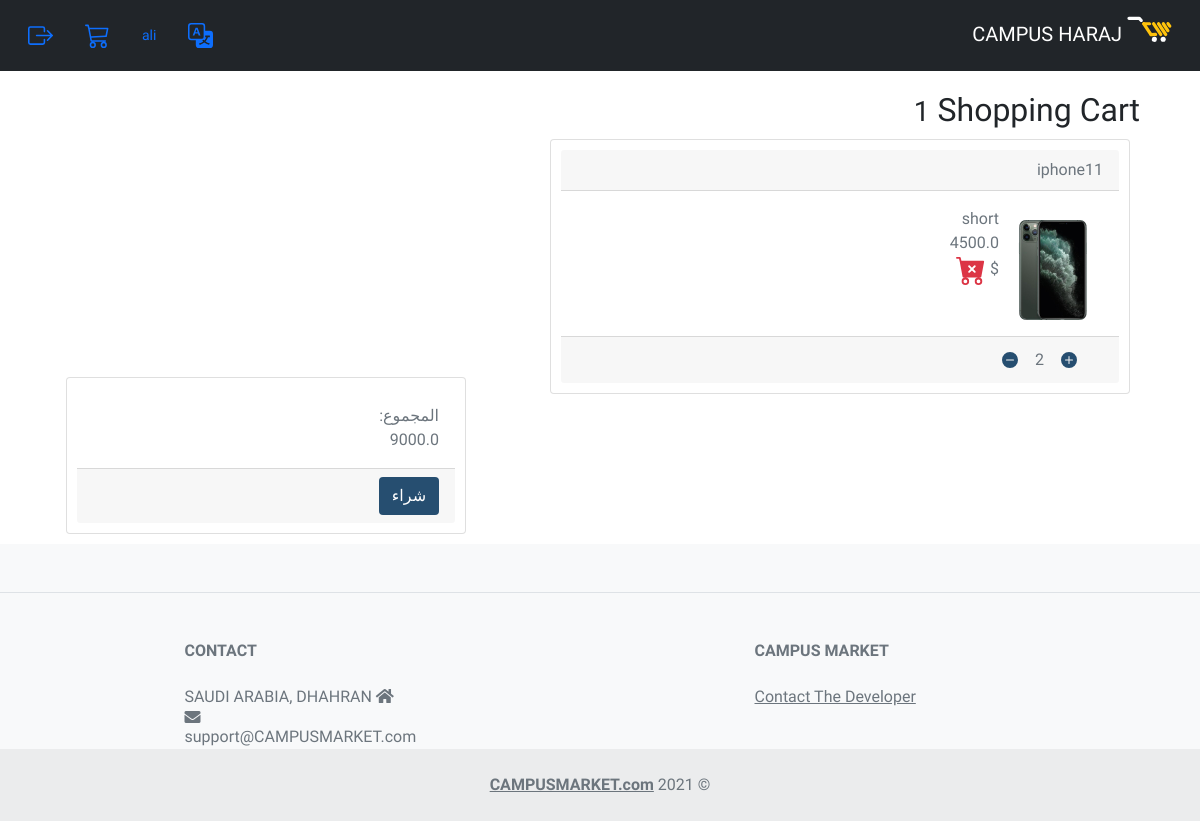
Before: /cart/ (signed in) with the older database file.
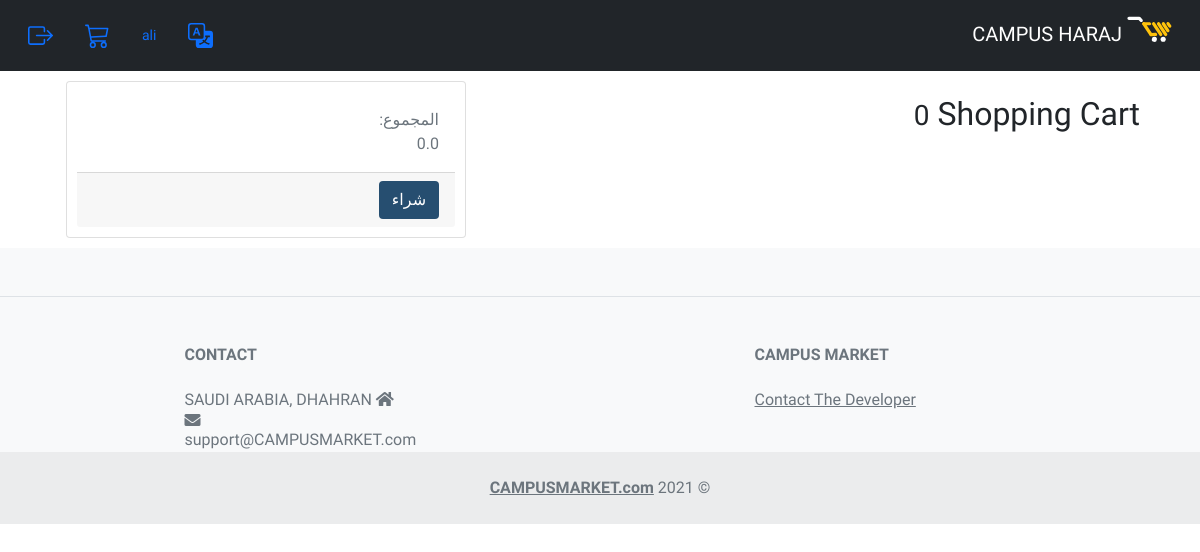
After: the same page with the newer database file.
### polls/models.py (models this page shows)
class Cart(models.Model):
    buyer=models.TextField(max_length=200, null=True)
    seller=models.TextField(max_length=200, null=True)
    state=models.IntegerField(default=1)
    product=models.TextField(max_length=700, null=True)
    product_qentity=models.IntegerField(default=1)

class Product(models.Model):
    product_seller=models.ForeignKey(User,on_delete=models.CASCADE)
    product_name=models.TextField(max_length=200)
    product_price=models.FloatField(max_length=10)
    product_qentity=models.IntegerField(default=1)
    product_shortD=models.TextField(max_length=300)
    product_longD=models.TextField()
    product_img=models.ImageField(upload_to = 'polls/static/pic_folder/', default = 'polls/static/pic_folder/star.png')
    subsort = models.ForeignKey(SubSort, on_delete=models.CASCADE,null=True)
    sort = models.ForeignKey(Sort, on_delete=models.CASCADE,null=True)

### polls/views.py (the view, shortened to what this page needs)
# urls.py: path('cart/', views.cart, name="cart"),
def cart(request):
    if (request.session.get('theuser')):
        user = User.objects.get(username=request.session['theuser'])
        carts = Cart.objects.filter(buyer=user.username,state=1)
        return render(request, 'polls/cart.html', {'carts': carts, 'user': user,'theuser':user,'lang':lang})

### polls/templatetags/index.py (called while the page is built)
@register.filter
def getCartPro(cart,val):
    product = Product.objects.get(pk=cart.product)
    if(val=="name"):
        return product.product_name
    elif(val=="price"):
        global totalPrice
        totalPrice+=float(product.product_price) * cart.product_qentity
        return product.product_price
    elif (val == "qu"):
        return cart.product_qentity
    elif (val == "short"):
        return product.product_shortD
    elif (val == "long"):
        return product.product_longD
    elif (val == "id"):
        return int(product.pk)
    elif (val == "img"):
        imgi = product.product_img.name
        if (imgi):
            return imgi[5:]
        else:
            return "/static/pic_folder/star.png"
    return product

@register.filter
def printTotal(nu):
    return totalPrice

@register.filter
def emptyTotal(nu):
    global totalPrice
    totalPrice = 0.0
    return ''

@register.filter
def cartCount(carts):
    count = carts.count
    try:
        return int(count)
    except:
        return len(carts)
    return str(count)

@register.filter
def dir(lang0):
    if (lang =='ar'):
        return 'rtl'
    return 'ltr'

### polls/templates/polls/cart.html (shortened to what this page needs)
 {% extends 'head.html' %} {% block content %} {% load index %} {{ 0|emptyTotal }}
<section class="section" id='items'>
    <h2 style="display: inline">Shopping Cart </h2>
    <h3 id='counter' style="display: inline"> {{carts|cartCount}}</h3>
    {% for cart in carts %}
    <span><div class="card text-secondary">
        <div class="card-header">
            <p class="header">{{ cart|getCartPro:'name' }}</p>
        </div>
        <div class="card-body">
                <img src="{{ cart|getCartPro:'img' }}">
            <div style="margin-left:10px" class="d-inline-block">
                <p >
                    {{ cart|getCartPro:'short' }}
                </p>
                <p id="price{{ cart|getCartPro:'id' }}">
                    {{ cart|getCartPro:'price' }}
                </p><label class="d-inline">$</label>
                    <a class="text-danger" href="{% url 'polls:delCart' cart.id  %}"></a>
            </div>
        </div>
    <div class="card-footer">
        <button onclick="plus({{ cart|getCartPro:'id' }})" class="btn cblue-text">
            <svg xmlns="http://www.w3.org/2000/svg" width="16" height="16" fill="currentColor" class="bi bi-plus-circle-fill" viewBox="0 0 16 16">
                <path d="M16 8A8 8 0 1 1 0 8a8 8 0 0 1 16 0zM8.5 4.5a.5.5 0 0 0-1 0v3h-3a.5.5 0 0 0 0 1h3v3a.5.5 0 0 0 1 0v-3h3a.5.5 0 0 0 0-1h-3v-3z"/>
              </svg>
                        </button>
                        <label id="qu{{ cart|getCartPro:'id' }}">
                            {{ cart|getCartPro:'qu' }}
                            </label>
        <button  onclick="minus({{ cart|getCartPro:'id' }})" class="btn cblue-text">
            <svg xmlns="http://www.w3.org/2000/svg" width="16" height="16" fill="currentColor" class="bi bi-dash-circle-fill" viewBox="0 0 16 16">
                <path d="M16 8A8 8 0 1 1 0 8a8 8 0 0 1 16 0zM4.5 7.5a.5.5 0 0 0 0 1h7a.5.5 0 0 0 0-1h-7z"/>
              </svg>
                        </button>
    </div>
    </div>
    </span>
    <br> {% endfor %}
</section>
<aside class="aside">
    <div class="card text-secondary">
        <div class="card-body">
            <p>{{ 'Total'|translation:lang }}:</p>
            <a id='totatl'>{{ 5|printTotal }}</a>
        </div>
        <div class="card-footer">
            <a href="{% url 'polls:makeOrder' %}" id="buy" class="cblue btn">{{ 'Buy'|translation:lang}}</a>
        </div>
    </div>
</aside>
{% endblock %}

Changed rows visible on the page:
removed Cart: product.product_name "iphone11", product.product_img (picture), product.product_shortD "short", product+product_qentity "4500.0", product+product_qentity "2"
Other visible differences:
{{ carts|cartCount }}: "1" → "0"
{{ 5|printTotal }}: "9000.0" → "0.0"
